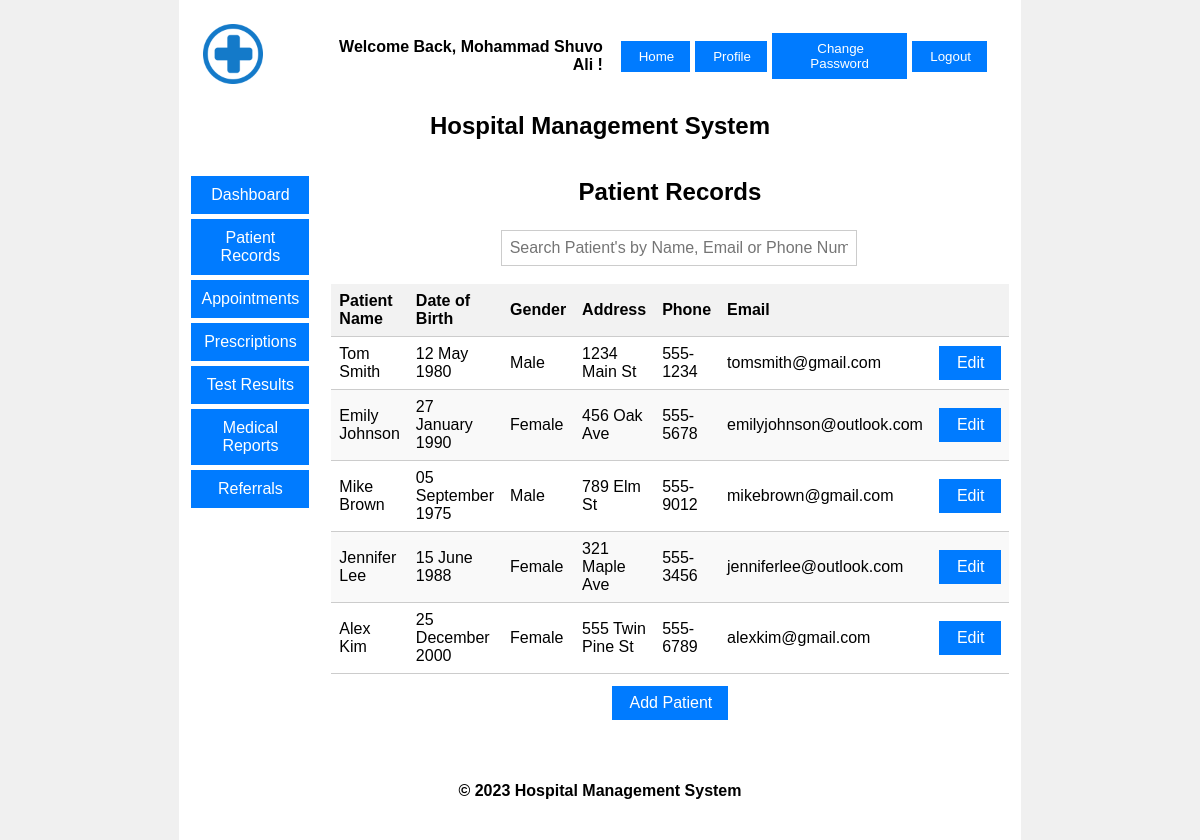
/views/patient_records.php (signed in), run on the app's committed database.
### tables this page shows
CREATE TABLE `doctor` (
  `doctor_id` int(11) NOT NULL,
  `user_id` int(11) NOT NULL,
  `first_name` varchar(255) NOT NULL,
  `last_name` varchar(255) NOT NULL,
  `date_of_birth` date DEFAULT NULL,
  `gender` enum('male','female','other') DEFAULT NULL,
  `address` text DEFAULT NULL,
  `phone` varchar(20) DEFAULT NULL
);

CREATE TABLE `patient` (
  `patient_id` int(11) NOT NULL,
  `first_name` varchar(255) NOT NULL,
  `last_name` varchar(255) NOT NULL,
  `date_of_birth` date DEFAULT NULL,
  `gender` enum('male','female','other') DEFAULT NULL,
  `address` text DEFAULT NULL,
  `phone` varchar(20) DEFAULT NULL,
  `email` varchar(255) DEFAULT NULL,
  `doctor_id` int(11) DEFAULT NULL
);

### models/patient_records_model.php (called while the page is built, shortened)
<?php
require 'config.php';
function sanitize($data)
{
  $data = trim($data);
  $data = stripslashes($data);
  $data = htmlspecialchars($data);
  return $data;
}
$user_id = sanitize($_SESSION['user_id']);
$stmt = $pdo->prepare('SELECT doctor_id FROM doctor WHERE user_id = :user_id');
$stmt->bindParam(':user_id', $user_id);
$stmt->execute();
$doctor = $stmt->fetch(PDO::FETCH_ASSOC);
$doctor_id = sanitize($doctor['doctor_id']);
$stmt = $pdo->prepare("SELECT * FROM patient WHERE doctor_id = :doctor_id");
$stmt->bindParam(':doctor_id', $doctor_id);
$stmt->execute();
$patients = $stmt->fetchAll(PDO::FETCH_ASSOC);
?>

### views/patient_records.php (the view, shortened to what this page needs)
<?php
require '../models/patient_records_model.php';
include '../views/header.php';
include '../views/sidebar.php';
?>
<td width="80%" valign="top">
  <h2 align="center">Patient Records</h2>
  <br>
  <form id="searchForm" class="dashboard-form">
    <input type="text" id="searchInput" placeholder="Search Patient's by Name, Email or Phone Number">
  </form>
  <br>
  <table class="dashboard-tables">
    <thead>
      <tr>
        <th>Patient Name</th>
        <th>Date of Birth</th>
        <th>Gender</th>
        <th>Address</th>
        <th>Phone</th>
        <th>Email</th>
        <th></th>
      </tr>
    </thead>
    <tbody>
      <?php foreach ($patients as $patient) : ?>
        <tr>
          <td>
            <?php echo ucfirst($patient['first_name']) . " " . ucfirst($patient['last_name']); ?>
          </td>
          <td>
            <?php echo date('d F Y', strtotime($patient['date_of_birth'])); ?>
          </td>
          <td>
            <?php echo ucfirst($patient['gender']); ?>
          </td>
          <td>
            <?php echo $patient['address']; ?>
          </td>
          <td>
            <?php echo $patient['phone']; ?>
          </td>
          <td>
            <?php echo $patient['email']; ?>
          </td>
          <td><button class="dashboard-table-button"><a href="edit_patient.php?patient_id=<?php echo $patient['patient_id']; ?>">Edit</a></button></td>
        </tr>
      <?php endforeach; ?>
    </tbody>
  </table>
  <table align="center">
    <tr>
      <td>
        <button class="dashboard-table-button"><a href="add_patient.php">Add Patient</a></button>
      </td>
    </tr>
  </table>
  </tr>
  <?php include '../views/footer.php'; ?>

### views/header.php (shortened to what this page needs)
<!DOCTYPE html>
<html lang="en">
<head>
	<?php
		if (isset($_COOKIE['mode'])) {
			$mode = $_COOKIE['mode'];
			if ($mode == 'light') {
				echo '<link rel="stylesheet" href="../views/css/light_style.css">';
			} else if ($mode == 'dark') {
				echo '<link rel="stylesheet" href="../views/css/dark_style.css">';
			}
		} else {
			echo '<link rel="stylesheet" href="../views/css/light_style.css">';
		}
	?>
</head>
<body>
	<table class="main_table" width="60%;" align='center'>
		<tr>
			<td colspan="4">
				<table width="100%;">
					<tr>
						<td width="100" height="40" align="center">
							<a href="index.php">
								<img src="../picture/logo.png" alt="HMS LOGO" width="60" height="60">
							</a>
						</td>
						<td align='right'>
							<nav style="text-align: right;">
								<?php
								if (isset($_SESSION['user_id']) && $_SESSION['role'] == 'doctor') {
									$user_id = $_SESSION['user_id'];
									require "../models/config.php";
									$stmt = $pdo->prepare("SELECT first_name, last_name FROM doctor WHERE user_id = :user_id");
									$stmt->bindParam(":user_id", $user_id);
									$stmt->execute();
									$doctor = $stmt->fetch(PDO::FETCH_ASSOC);
									if ($doctor) {
										$fname = ucwords($doctor['first_name']);
										$lname = ucwords($doctor['last_name']);
										echo '<b>Welcome Back, ' . $fname . ' ' . $lname . ' !</b> &nbsp&nbsp&nbsp&nbsp';
										echo '<button><a href="doctor_dashboard.php">Home</a></button>';
										echo '<button><a href="profile.php">Profile</a></button>';
										echo '<button><a href="change_password.php">Change Password</a></button>';
										echo '<button><a href="../controllers/logout.php">Logout</a></button> &nbsp';
									}
								}
								?>
							</nav>
						</td>
					</tr>
					<tr>
						<td colspan="2">
							<h2 align='center'>Hospital Management System</h2>
						</td>
					</tr>
				</table>
			</td>
		</tr>

### views/css/light_style.css (style rules this page uses)
body { font-family: Arial, sans-serif; background-color: #f0f0f0; margin: 0; padding: 0; }
.main_table { width: 65%; margin: 0 auto; background-color: #ffffff; }
th, td { padding: 10px; text-align: left; }
th { background-color: #f2f2f2; }
a { text-decoration: none; color: #1100ff; }
nav { display: flex; justify-content: flex-end; align-items: center; }
nav button { padding: 8px 16px; background-color: #007bff; color: #ffffff; border: none; cursor: pointer; margin-right: 5px; }
nav button a { color: #ffffff; margin-left: 2px; }
h2 { text-align: center; margin-top: 2px; margin-bottom: 2px; }
.dashboard-tables { width: 100%; border-collapse: collapse; }
.dashboard-tables th, .dashboard-tables td { padding: 8px; text-align: left; border-bottom: 1px solid #cccccc; }
.dashboard-tables th { background-color: #f2f2f2; }
.dashboard-tables tbody tr:nth-child(even) { background-color: #f9f9f9; }
.dashboard-table-button { display: inline-block; padding: 8px 16px; background-color: #007bff; color: #ffffff !important; text-decoration: none; border: none; cursor: pointer; font-size: 16px; }
.dashboard-table-button a { color: #ffffff; margin-left: 2px; }
.dashboard-form { width: 50%; margin: 0 auto; }
.dashboard-form select, .dashboard-form input[type="text"], .dashboard-form input[type="email"], .dashboard-form input[type="date"], .dashboard-form textarea, .dashboard-form input[type="tel"], .dashboard-form input[type="time"], .dashboard-form input[type="password"] { width: 100%; padding: 8px; margin-top: 4px; font-size: 16px; border: 1px solid #ccc; }

### data on the page
doctor: first_name "Mohammad Shuvo", last_name "Ali"
patient: first_name "Tom", last_name "Smith", date_of_birth "12 May 1980", gender "Male", address "1234 Main St", phone "555-1234", email "tomsmith@gmail.com"
patient: first_name "Emily", last_name "Johnson", date_of_birth "27 January 1990", gender "Female", address "456 Oak Ave", phone "555-5678", email "emilyjohnson@outlook.com"
patient: first_name "Mike", last_name "Brown", date_of_birth "05 September 1975", gender "Male", address "789 Elm St", phone "555-9012", email "mikebrown@gmail.com"
patient: first_name "Jennifer", last_name "Lee", date_of_birth "15 June 1988", gender "Female", address "321 Maple Ave", phone "555-3456", email "jenniferlee@outlook.com"
patient: first_name "Alex", last_name "Kim", date_of_birth "25 December 2000", gender "Female", address "555 Twin Pine St", phone "555-6789", email "alexkim@gmail.com"
